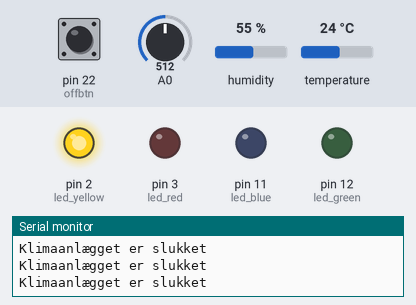
A sketch run on a simulated Arduino Mega 2560, built with avr-gcc and run on an emulated ATmega2560. Shown: output pins drawn as LEDs (lit = HIGH), the last lines printed to the serial monitor. The inputs (shaded band) are chosen by the test bench; at power-on: pin 22 (offbtn) HIGH, temperature 24 °C, A0 = 512, humidity 55 %.

Above: at 1.2 s.
1.3 s: pin 22 (offbtn) pulled LOW for 0.15 s
At 3.4 s:
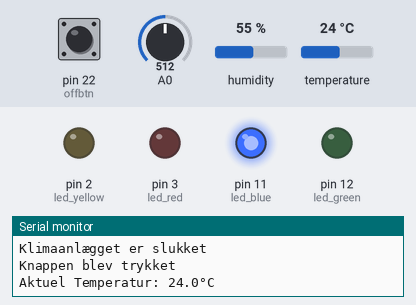
3.7 s: temperature set to 21.8 °C
5.7 s: temperature set to 20.7 °C
At 7.4 s:
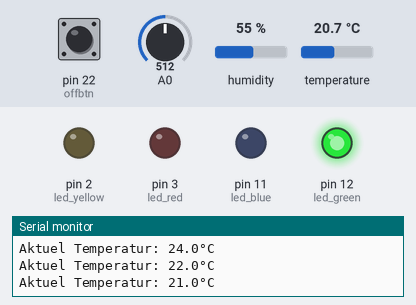
8.3 s: A0 set to 567
10.2 s: A0 set to 585
At 12.3 s:
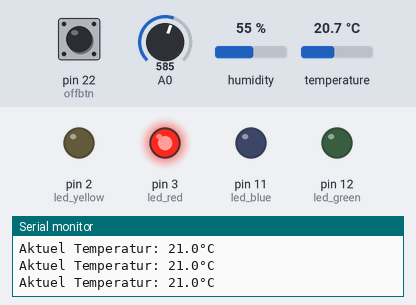
12.8 s: pin 22 (offbtn) pulled LOW for 1 s
At 13.1 s:
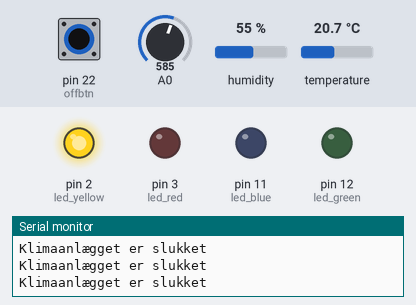
Timing chart, 0 to 15.8 s (numbered marks = the images above; inputs shaded):
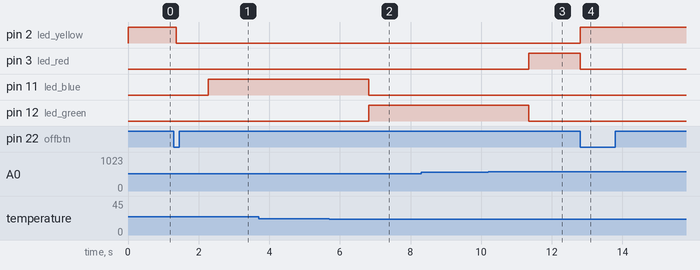

The sketch:

Klimaprojekt.ino
```cpp
//#include <Arduino.h>
#include <DHT_Async.h>
#include <Bounce2.h>
#include <EEPROM.h>

// Definer sensor-type til DHT11
#define DHT_SENSOR_TYPE DHT_TYPE_11
static const int DHT_SENSOR_PIN = 8;
DHT_Async dht_sensor(DHT_SENSOR_PIN, DHT_SENSOR_TYPE);  // Opsætning af DHT11 sensor

// Konfiguration for knap og LEDs
Bounce2::Button button = Bounce2::Button();
int offbtn = 22;
int led_green = 12;
int led_red = 3;
int led_blue = 11;
int led_yellow = 2;

bool offButton;
int tempSet;
bool ledStateYellow = HIGH;

/**
 * @brief Læs termostatens tilstand fra EEPROM.
 */
void readThermostatStateFromEEPROM() {
  offButton = EEPROM.read(0);
}

/**
 * @brief Gem termostatens tilstand til EEPROM.
 */
void saveThermostatStateToEEPROM() {
  // EEPROM.write(0, offButton);
}

/**
 * @brief Initialiserer opsætningen.
 */
void setup() {
  Serial.begin(9600);

  // Knap opsætning
  button.attach(offbtn, INPUT_PULLUP);
  button.interval(10);
  button.setPressedState(LOW);

  // Læs termostatens tilstand fra EEPROM
  readThermostatStateFromEEPROM();
  ledStateYellow = offButton ? HIGH : LOW;

  // LED opsætning
  pinMode(led_green, OUTPUT);
  pinMode(led_red, OUTPUT);
  pinMode(led_blue, OUTPUT);
  pinMode(led_yellow, OUTPUT);

  digitalWrite(led_yellow, ledStateYellow);
  digitalWrite(led_green, LOW);
  digitalWrite(led_red, LOW);
  digitalWrite(led_blue, LOW);
}

/**
 * @brief Håndter knaptryk og skift termostatens tilstand.
 */
void handleButtonPress() {
  if (button.pressed()) {
    Serial.println("Knappen blev trykket");
    // delay(100);

    offButton = !offButton;
    saveThermostatStateToEEPROM();
    ledStateYellow = !ledStateYellow;
    digitalWrite(led_yellow, ledStateYellow);

    // Sluk for LED'er, når termostaten er inaktiv
    if (offButton) {
      digitalWrite(led_green, LOW);
      digitalWrite(led_red, LOW);
      digitalWrite(led_blue, LOW);
    }
  }
}

/**
 * @brief Læs og konverter potentiometer-værdi til temperaturinterval.
 * @return Den ønskede temperatur fra potentiometeret.
 */
int readTemperatureSetting() {
  int temp = analogRead(A0);
  return map(temp, 0, 50, 0, 2);
}

/**
 * @brief Læs temperaturen fra DHT-sensoren på en ikke-blokerende måde.
 * @param temperature Reference til temperaturværdien.
 * @return True, hvis temperaturen er blevet opdateret; ellers false.
 */
bool measure_environment(float *temperature, float *humidity) {
  static unsigned long measurement_timestamp = millis();

  // Måler en gang hver fire sekunder
  if (millis() - measurement_timestamp > 200ul) {
    if (dht_sensor.measure(temperature, humidity)) {
      measurement_timestamp = millis();
      return true;
    }
  }
  return false;
}

/**
 * @brief Aflæs temperaturen fra sensoren og styr LED'erne baseret på forskel til forvalgt temperatur.
 */
void handleTemperatureControl() {
  float temperature, humidity;

  if (measure_environment(&temperature, &humidity)) {
    Serial.print("Aktuel Temperatur: ");
    Serial.print(temperature, 1);
    Serial.println("°C");

    if (abs(tempSet - temperature) <= 1) {
      // Grøn LED tændes, når temperaturen er tæt på forvalgt værdi
      digitalWrite(led_green, HIGH);
      digitalWrite(led_red, LOW);
      digitalWrite(led_blue, LOW);
      digitalWrite(led_yellow, LOW);
    }
    else if (tempSet > temperature) {
      // Rød LED tændes, når temperaturen er under forvalgt værdi
      digitalWrite(led_red, HIGH);
      digitalWrite(led_green, LOW);
      digitalWrite(led_blue, LOW);
      digitalWrite(led_yellow, LOW);
    }
    else {
      // Blå LED tændes, når temperaturen er over forvalgt værdi
      digitalWrite(led_blue, HIGH);
      digitalWrite(led_green, LOW);
      digitalWrite(led_red, LOW);
      digitalWrite(led_yellow, LOW);
    }
  }
}

void loop() {
  button.update();
  handleButtonPress();

  tempSet = readTemperatureSetting();

  if (!offButton) {
    handleTemperatureControl();
  } else {
    Serial.println("Klimaanlægget er slukket");
    // delay(1000);
  }
}
```

Measured:
- the behaviour switches between 21.5 and 21.4 °C on temperature (found by bisection; images 1 and 2)
- the behaviour switches between 574 and 575 on A0 (found by bisection; images 2 and 3)
- after the input at 1.3 s, pin 2 (led_yellow): HIGH → LOW after 0.06 s; pin 11 (led_blue): LOW → HIGH after 0.97 s
- after the input at 5.7 s, pin 11 (led_blue): HIGH → LOW after 1.1 s; pin 12 (led_green): LOW → HIGH after 1.1 s
- after the input at 10.2 s, pin 3 (led_red): LOW → HIGH after 1.2 s; pin 12 (led_green): HIGH → LOW after 1.2 s
- after the input at 12.8 s, pin 2 (led_yellow): LOW → HIGH at once; pin 3 (led_red): HIGH → LOW at once
